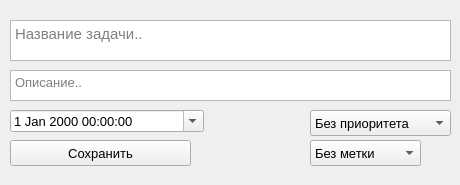
<?xml version="1.0" encoding="UTF-8"?>
<ui version="4.0">
 <class>Form</class>
 <widget class="QWidget" name="Form">
  <property name="geometry">
   <rect>
    <x>0</x>
    <y>0</y>
    <width>460</width>
    <height>185</height>
   </rect>
  </property>
  <property name="font">
   <font>
    <pointsize>10</pointsize>
   </font>
  </property>
  <property name="windowTitle">
   <string>Редактирование задачи</string>
  </property>
  <property name="windowIcon">
   <iconset>
    <normaloff>../additional_content/images/window_logo.png</normaloff>../additional_content/images/window_logo.png</iconset>
  </property>
  <widget class="QComboBox" name="set_priority">
   <property name="geometry">
    <rect>
     <x>310</x>
     <y>110</y>
     <width>141</width>
     <height>26</height>
    </rect>
   </property>
   <property name="font">
    <font>
     <pointsize>10</pointsize>
    </font>
   </property>
   <property name="iconSize">
    <size>
     <width>20</width>
     <height>20</height>
    </size>
   </property>
   <item>
    <property name="text">
     <string>Без приоритета</string>
    </property>
    <property name="icon">
     <iconset>
      <normaloff>../icons/numbers/number_zero.png</normaloff>../icons/numbers/number_zero.png</iconset>
    </property>
   </item>
   <item>
    <property name="text">
     <string>Как-нибудь потом</string>
    </property>
    <property name="icon">
     <iconset>
      <normaloff>../icons/numbers/number_one.png</normaloff>../icons/numbers/number_one.png</iconset>
    </property>
   </item>
   <item>
    <property name="text">
     <string>Скоро сделаю</string>
    </property>
    <property name="icon">
     <iconset>
      <normaloff>../icons/numbers/number_two.png</normaloff>../icons/numbers/number_two.png</iconset>
    </property>
   </item>
   <item>
    <property name="text">
     <string>Очень важно</string>
    </property>
    <property name="icon">
     <iconset>
      <normaloff>../icons/numbers/number_three.png</normaloff>../icons/numbers/number_three.png</iconset>
    </property>
   </item>
  </widget>
  <widget class="QComboBox" name="set_tag">
   <property name="geometry">
    <rect>
     <x>310</x>
     <y>140</y>
     <width>111</width>
     <height>26</height>
    </rect>
   </property>
   <property name="font">
    <font>
     <pointsize>10</pointsize>
    </font>
   </property>
   <property name="iconSize">
    <size>
     <width>20</width>
     <height>20</height>
    </size>
   </property>
   <item>
    <property name="text">
     <string>Без метки</string>
    </property>
    <property name="icon">
     <iconset>
      <normaloff>../icons/other/tag.png</normaloff>../icons/other/tag.png</iconset>
    </property>
   </item>
  </widget>
  <widget class="QDateTimeEdit" name="task_date">
   <property name="geometry">
    <rect>
     <x>10</x>
     <y>110</y>
     <width>194</width>
     <height>22</height>
    </rect>
   </property>
   <property name="font">
    <font>
     <pointsize>10</pointsize>
    </font>
   </property>
   <property name="calendarPopup">
    <bool>true</bool>
   </property>
  </widget>
  <widget class="QPlainTextEdit" name="task_name">
   <property name="geometry">
    <rect>
     <x>10</x>
     <y>20</y>
     <width>441</width>
     <height>41</height>
    </rect>
   </property>
   <property name="font">
    <font>
     <pointsize>11</pointsize>
    </font>
   </property>
   <property name="placeholderText">
    <string>Название задачи..</string>
   </property>
  </widget>
  <widget class="QPlainTextEdit" name="task_description">
   <property name="geometry">
    <rect>
     <x>10</x>
     <y>70</y>
     <width>441</width>
     <height>31</height>
    </rect>
   </property>
   <property name="font">
    <font>
     <pointsize>10</pointsize>
    </font>
   </property>
   <property name="placeholderText">
    <string>Описание..</string>
   </property>
  </widget>
  <widget class="QPushButton" name="btn_save">
   <property name="geometry">
    <rect>
     <x>10</x>
     <y>140</y>
     <width>181</width>
     <height>26</height>
    </rect>
   </property>
   <property name="font">
    <font>
     <pointsize>10</pointsize>
    </font>
   </property>
   <property name="text">
    <string>Сохранить</string>
   </property>
   <property name="icon">
    <iconset>
     <normaloff>../icons/instruments/save.png</normaloff>../icons/instruments/save.png</iconset>
   </property>
   <property name="iconSize">
    <size>
     <width>18</width>
     <height>18</height>
    </size>
   </property>
  </widget>
 </widget>
 <resources/>
 <connections/>
</ui>
